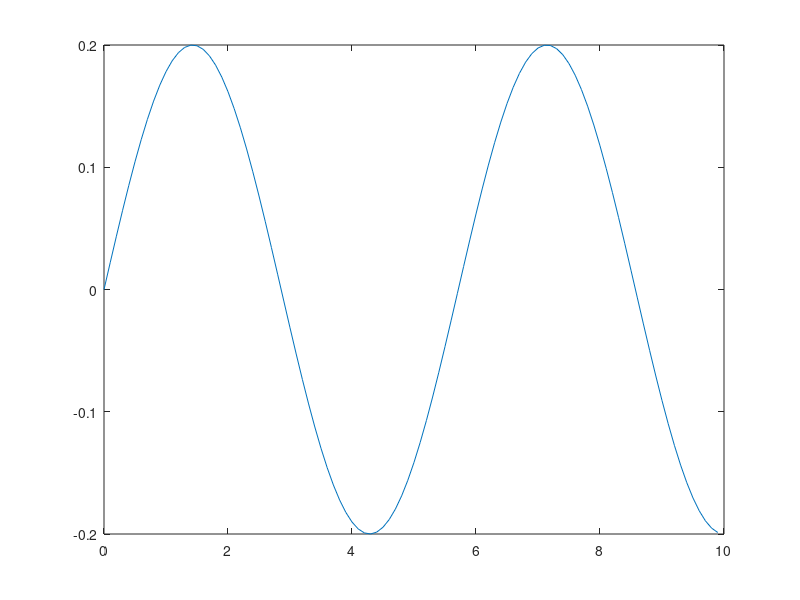
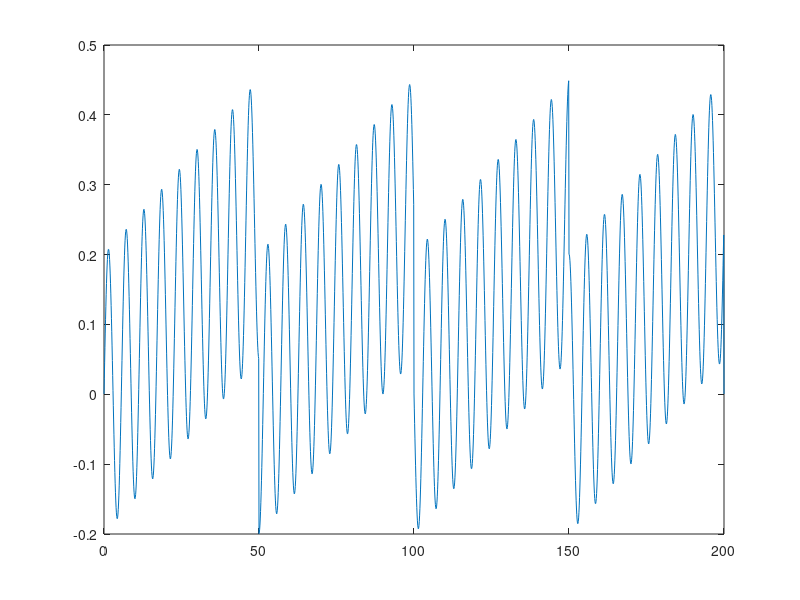
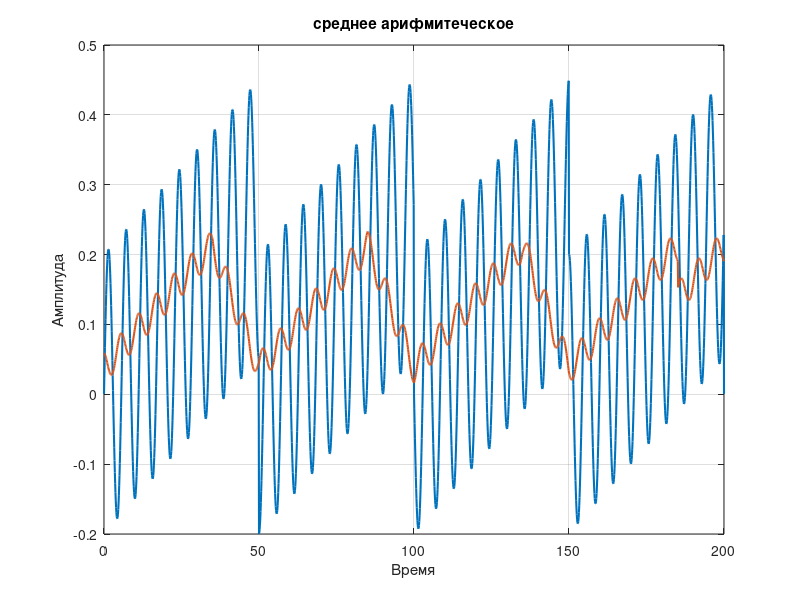
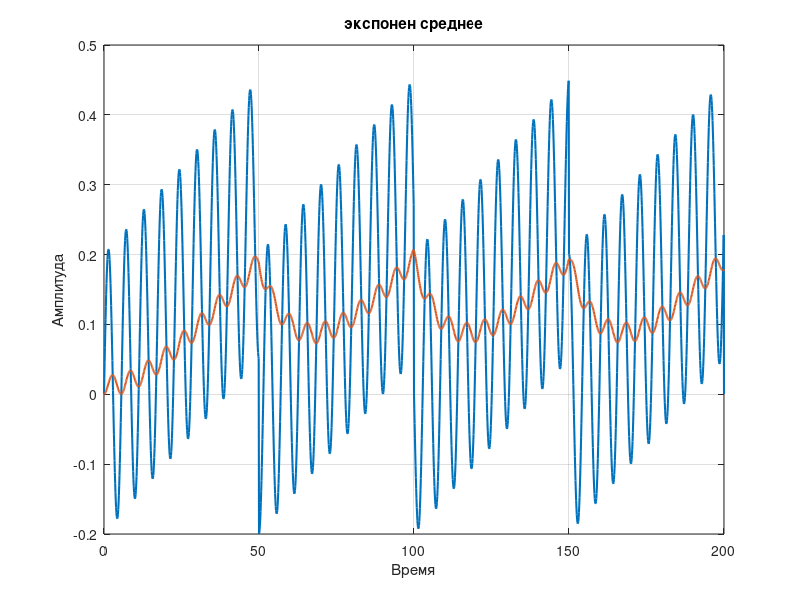

MATLAB code for these plots, in order: (Note: this script raises an error after producing the figures.)
clc;
close all;
clear;
Fs = 10000;                  
%частота дискретизации 10кHz

%далее сымитируем дискретный сигнал
t = 0:1/Fs:0.200;
t = t';
Am2 = 1; F = 175; Phi2 = 0; W2 = 2*pi*F;
noise(1,1:length(t)) = 0;
noise = noise';

for i = 1:length(t)
    noise(i) = 0.0005*(mod(i-1,500)+1);
end    

Sin = Am2/5* sin(W2*t);%третья 
plot (t(1:100)*1000,Sin(1:100)) %По оси X будут отображаться миллисекунды 
figure;
Sig = Sin + noise;          %тот самый сигнал который был "получен с АЦП"
% она же страшная кривая состоящая из суммы синусод,
%имитирующая звуковой сигнал в данном примере 
plot (t*1000,Sig) %По оси X будут отображаться миллисекунды 
figure;
plot (t*1000,noise)




%среднее арифметическое_1
NUM_READ = 150;
aaf_sig = zeros(1,length(t)); % ariphmetic average  filter
for i = NUM_READ : length(t)
    for j = 0 :NUM_READ-1
        aaf_sig(i) = aaf_sig(i) + Sig(i-j);
    end
  
    aaf_sig(i) = aaf_sig(i)/NUM_READ;
    aaf_sig(i-NUM_READ+1)= aaf_sig(i);
end

filVal(1,1:length(t)) = 0;
% фильтр эксп среднее
k = 0.008;
    filVal(1) = (Sig(1) - filVal(1))*k;
    for i = 2:length(t)
      %filVal(i) = (measuredSig(i)*k + (filVal(i-1))*(1-k));  
      filVal(i) = filVal(i-1)+ (Sig(i) - filVal(i-1))*k;  
      
    end

%среднее арифметическое_2
aaf_sig_2 = zeros(1,length(t)); % ariphmetic average  filter
for i = NUM_READ : length(t)
    for j = 0 :NUM_READ-1
        aaf_sig_2(i) = aaf_sig_2(i) + Sig(i-j);
    end
  
    aaf_sig_2(i) = aaf_sig_2(i)/NUM_READ;
    aaf_sig_2(i-NUM_READ+1)= aaf_sig_2(i);
end

filVal_2(1,1:length(t)) = 0;
% фильтр среднее арифметическое + эксп среднее
k = 0.01;
    filVal_2(1) = (aaf_sig(1) - filVal_2(1))*k;
    for i = 2:length(t)
      %filVal(i) = (measuredSig(i)*k + (filVal(i-1))*(1-k));  
      filVal_2(i) = filVal_2(i-1)+ (aaf_sig(i) - filVal_2(i-1))*k;  
      
    end

plot(t*1000,Sig,'LineWidth',1.5), grid on;
hold on;
plot(t*1000,aaf_sig,'LineWidth',1.5), grid on;
hold off;
xlabel('Время');
ylabel('Амплитуда');
title('среднее арифмитеческое');
figure;

plot(t*1000,Sig,'LineWidth',1.5), grid on;
hold on;
plot(t*1000,filVal,'LineWidth',1.5), grid on;
hold off;
xlabel('Время');
ylabel('Амплитуда');
title('экспонен среднее');

figure('Position', [250, 100, 800, 600]);
subplot(3,1,1);
plot(t*1000,Sig,'LineWidth',1.5), grid on;
hold on;
plot(t*1000,aaf_sig,'LineWidth',1.5), grid on;
hold off;
xlabel('Время');
ylabel('Амплитуда');
title(compose('фильтр среднее арифметическое \n NUM READ = %d',NUM_READ));


subplot(3,1,2);
plot(t*1000,Sig,'LineWidth',1.5), grid on;
hold on;
plot(t*1000,filVal_2,'LineWidth',1.5), grid on;
hold off;
xlabel('Время');
ylabel('Амплитуда');
title(compose('фильтр среднее арифметическое + эксп среднее \n F = %d,  k = %.2f',F,k));
hold on;


flag = 0
count = 0
count_one_period = 0
comp(1,1:length(Sig)) = 0;
for i = 1 : length(Sig)
    if Sig(i) > filVal(i)
        comp(i)=1;
        if flag == 0
            count = count +1;
            if i < 500
                count_one_period = count
            end    
        end
        flag = 1;
    else 
        comp(i)=0;
        flag = 0;
    end
         
end

F_found = 1 * count_one_period / 0.05; 
subplot(3,1,3);
plot(t*1000,comp)
title(compose('count = %d, count one period = %d, F found = %.2f',count,count_one_period,F_found));
